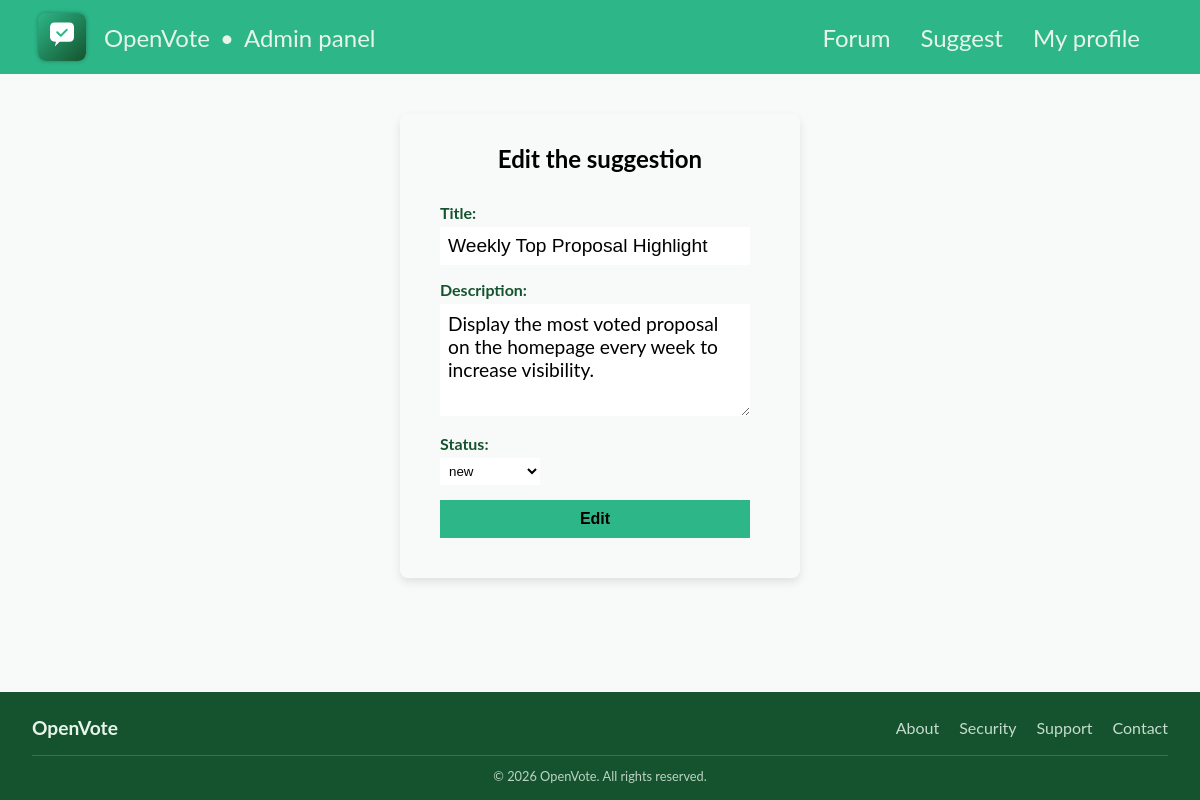
The page /index.php?route=adminEdit&id=4 (signed in) on the database its author committed.
### tables this page shows
CREATE TABLE `suggestions` (
  `id` int(11) NOT NULL,
  `title` varchar(500) NOT NULL,
  `description` text NOT NULL,
  `created_at` timestamp NOT NULL DEFAULT current_timestamp(),
  `updated_at` timestamp NULL DEFAULT current_timestamp() ON UPDATE current_timestamp(),
  `status` enum('new','approved','in_progress','completed','rejected') NOT NULL
);

### src/Controllers/AbstractController.php (called while the page is built, shortened)
<?php
class AbstractController{
    public function render($view, $params){
        extract($params);
        require __DIR__ . '/../../views/frontend/pages/' . $view . '.view.php';
        require __DIR__ . '/../../views/frontend/layouts/main.view.php';
    }
}

### src/Controllers/SuggestionsAdminController.php (called while the page is built, shortened)
<?php
class SuggestionsAdminController extends AbstractController{
    public function edit(){
        $id = @(int) ($_GET['id']);
        $suggestion = $this->suggestionsRepository->getSuggestion($id);
            $this->render('adminEdit', [
                'suggestion' => $suggestion,
                'statusOptions' =>  ['new', 'approved', 'in_progress', 'completed', 'rejected']
            ]);
    }
}

### src/Repository/SuggestionsRepository.php (called while the page is built, shortened)
<?php
class SuggestionsRepository{
    public function fromDBtoObjSuggestion(array $entry){
        return new Suggestion($entry['id'], $entry['title'],
        $entry['description'], $entry['created_at'], $entry['updated_at'], $entry['status'], ($entry['vote_count'] ?? 0), ($entry['author'] ?? 'anonymous'));
    }
    public function getSuggestion(int $id){
        $stmt = $this->pdo->prepare(
            'SELECT
                COUNT(v.id) AS vote_count,
                s.*,
                COALESCE(u.username, "anonymous") AS author
            FROM suggestions AS s
            LEFT JOIN votes AS v
                ON s.id = v.suggestion_id
            LEFT JOIN users_suggestions AS us
                ON s.id = us.suggestion_id
            LEFT JOIN users AS u
                ON u.id = us.user_id
            WHERE s.id = :id
            GROUP BY s.id');
        $stmt->bindValue(':id', $id, PDO::PARAM_INT);
        $stmt->execute();
        $stmt->setFetchMode(PDO::FETCH_ASSOC);
        $entrie = $stmt->fetch();
        return $this->fromDBtoObjSuggestion($entrie);
    }
}

### inc/autoload.inc.php (called while the page is built, shortened)
<?php
spl_autoload_register(function($class){
    $prefix = 'App\\';
    $prefixLen = strlen($prefix);
    $relativeName = substr($class, $prefixLen);
    $fileName = __DIR__ . '/../src/' . $relativeName . '.php';
    $file = str_replace('\\', '/', $fileName);
});

### inc/functions.inc.php (called while the page is built)
<?php
function e($value){
    return htmlspecialchars($value);
}

### views/frontend/pages/adminEdit.view.php (the view, shortened to what this page needs)
<div class="form-with-errors">
    <h2 class="form__header">Edit the suggestion</h2>
    <form method="post" action="index.php?<?php echo http_build_query(['route' => 'adminEdit', 'id' => $suggestion->id]) ?>" class="form">
        <div class="form__element">
            <label for="title" class="form__label">Title:</label>
            <input type="text" name="title" id="title" class="form__input" value="<?php echo e($suggestion->title); ?>" required>
        </div>
        <div class="form__element">
            <label for="description" class="form__label">Description:</label>
            <textarea name="description" id="description" class="form__input form__text" required><?php echo e($suggestion->description); ?></textarea>
        </div>
        <div class="form__element">
            <label for="status" class="form__label">Status:</label>
            <select class="forum__extra-select" name="status" id="status">
                <?php foreach($statusOptions as $o): ?>
                    <option class="forum__extra-option" value="<?php echo e($o);?>"><?php echo e($o);?></option>
                <?php endforeach; ?>
            </select>
        </div>
        <input type="submit" class="form__submit" value="Edit">
    </form>
</div>

### styles/custom.css (style rules this page uses)
body { font-family: "Lato", "Nunito", "Source Sans Pro", sans-serif; height: 100%; display: flex; flex-direction: column; width: 100%; }
.forum__extra-select { height: 1.7rem; padding: 5px; border: none; background-color: white; }
.forum__extra-option { height: 1.7rem; padding: 5px; border: none; background-color: white; }
.form { padding: 20px; max-width: 350px; }
.form-with-errors { max-width: 400px; display: flex; flex-direction: column; margin: 40px auto; padding: 20px 20px; border-radius: 8px; box-shadow: 0 4px 10px rgba(0, 0, 0, 0.1); }
.form__element { font-size: 1rem; color: #14532d; margin-bottom: 15px; }
.form__header { text-align: center; margin: 10px 0; }
.form__label { display: block; margin-bottom: 5px; font-weight: bold; border: none; }
.form__input { width: 100%; padding: 8px; box-sizing: border-box; font-size: 1.2rem; border: none; }
.form__submit { width: 100%; padding: 10px; cursor: pointer; background-color: #2db688; border: none; font-size: 1rem; font-weight: bold; }
.form__text { font-size: 1.2rem; min-height: 7rem; font-family: inherit; }

### rows shown on the page
suggestions: title "Weekly Top Proposal Highlight", description "Display the most voted proposal on the homepage every week to increase visibility."

### other values the page prints
form field status "new"
